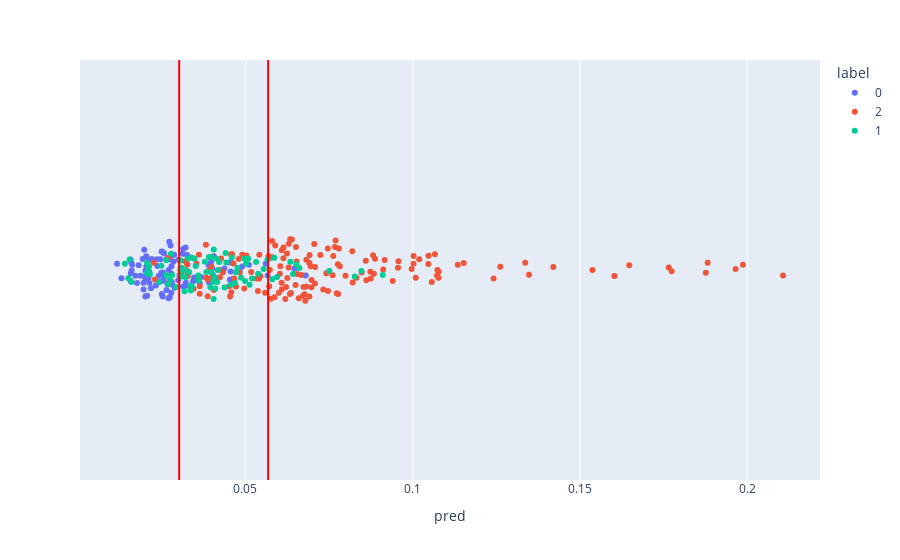

The cell this chart's notebook holds for it:
### Code cell
fig=px.strip(df_ssim, color="label", x="pred", stripmode="overlay", hover_name="identifier")
for t in thresh:
    fig.add_vline(x=t, line_color="red")
fig

### Figure 1 — Plotly figure (JSON) as saved in the notebook; plotly's stock layout.template omitted (floating-point values rounded to 4 significant figures; data arrays with more than 128 entries replaced by an {"elided": "..."} marker saying what was removed)
{"data": [{"alignmentgroup": "True", "boxpoints": "all", "fillcolor": "rgba(255,255,255,0)", "hoveron": "points", "hovertemplate": "<b>%{hovertext}</b><br><br>label=0<br>pred=%{x}<extra></extra>", "hovertext": ["sub-000159_ses-standard", "sub-000175_ses-standard", "sub-009673_ses-standard", "sub-012322_ses-standard", "sub-105822_ses-standard", "sub-108142_ses-standard", "sub-108142_ses-headmotion1", "sub-118003_ses-standard", "sub-125171_ses-standard", "sub-127867_ses-standard", "sub-136038_ses-standard", "sub-143104_ses-standard", "sub-149050_ses-standard", "sub-152686_ses-standard", "sub-152686_ses-headmotion1", "sub-169618_ses-standard", "sub-185823_ses-standard", "sub-196711_ses-standard", "sub-217720_ses-standard", "sub-219843_ses-standard", "sub-228373_ses-standard", "sub-253493_ses-standard", "sub-253493_ses-headmotion2", "sub-257563_ses-standard", "sub-257563_ses-headmotion2", "sub-275211_ses-standard", "sub-278729_ses-standard", "sub-282628_ses-standard", "sub-335448_ses-standard", "sub-337488_ses-standard", "sub-402511_ses-standard", "sub-407309_ses-standard", "sub-409228_ses-standard", "sub-436999_ses-standard", "sub-436999_ses-headmotion1", "sub-460834_ses-standard", "sub-502250_ses-standard", "sub-517724_ses-standard", "sub-561646_ses-standard", "sub-567742_ses-standard", "sub-567742_ses-headmotion1", "sub-567742_ses-headmotion2", "sub-570379_ses-standard", "sub-581638_ses-standard", "sub-599619_ses-standard", "sub-611047_ses-standard", "sub-630780_ses-standard", "sub-645865_ses-standard", "sub-652881_ses-standard", "sub-672229_ses-standard", "sub-687508_ses-standard", "sub-691641_ses-standard", "sub-691777_ses-standard", "sub-694330_ses-standard", "sub-714347_ses-standard", "sub-723372_ses-standard", "sub-754006_ses-standard", "sub-754183_ses-standard", "sub-772389_ses-standard", "sub-778481_ses-standard", "sub-788339_ses-standard", "sub-791907_ses-standard", "sub-802945_ses-standard", "sub-802945_ses-headmotion1", "sub-809320_ses-standard", "sub-830976_ses-standard", "sub-848092_ses-standard", "sub-865293_ses-standard", "sub-886764_ses-standard", "sub-890465_ses-standard", "sub-914102_ses-standard", "sub-923660_ses-standard", "sub-926536_ses-standard", "sub-938344_ses-standard", "sub-945122_ses-standard", "sub-945652_ses-standard", "sub-946200_ses-standard", "sub-987325_ses-standard", "sub-988484_ses-standard", "sub-988653_ses-standard", "sub-992121_ses-standard", "sub-992238_ses-standard", "sub-000103_ses-standard", "sub-000148_ses-standard", "sub-000149_ses-standard", "sub-003617_ses-standard", "sub-010769_ses-standard", "sub-012059_ses-standard", "sub-067018_ses-standard", "sub-132674_ses-standard", "sub-132674_ses-headmotion1", "sub-153486_ses-standard", "sub-177856_ses-standard", "sub-253306_ses-standard", "sub-258056_ses-standard", "sub-281888_ses-standard", "sub-351288_ses-standard", "sub-401697_ses-standard", "sub-453666_ses-standard", "sub-508037_ses-standard", "sub-535925_ses-standard", "sub-579247_ses-standard", "sub-669067_ses-standard", "sub-678878_ses-standard", "sub-697441_ses-standard", "sub-740606_ses-standard", "sub-750675_ses-standard", "sub-862915_ses-standard"], "legendgroup": "0", "line": {"color": "rgba(255,255,255,0)"}, "marker": {"color": "#636efa"}, "name": "0", "offsetgroup": "0", "orientation": "h", "pointpos": 0, "showlegend": true, "type": "box", "x": [0.02093, 0.01564, 0.02793, 0.01807, 0.04535, 0.0193, 0.04003, 0.02702, 0.02995, 0.02703, 0.06801, 0.0205, 0.02365, 0.02124, 0.02515, 0.02789, 0.06463, 0.02323, 0.02794, 0.02885, 0.04079, 0.0391, 0.05102, 0.02528, 0.04019, 0.02101, 0.01575, 0.03062, 0.01707, 0.02528, 0.01759, 0.03902, 0.03211, 0.02459, 0.02501, 0.01597, 0.02492, 0.02554, 0.04904, 0.02418, 0.02726, 0.02867, 0.02783, 0.03971, 0.02641, 0.02666, 0.03164, 0.01954, 0.02007, 0.04026, 0.02814, 0.02722, 0.03552, 0.04053, 0.0116, 0.0213, 0.01292, 0.03677, 0.02737, 0.033, 0.0343, 0.02529, 0.01575, 0.02033, 0.02789, 0.03277, 0.05665, 0.02006, 0.02565, 0.04368, 0.03292, 0.03267, 0.04558, 0.021, 0.02009, 0.03633, 0.022, 0.03256, 0.02062, 0.0299, 0.0276, 0.02843, 0.01863, 0.03124, 0.02351, 0.04526, 0.04642, 0.03136, 0.02037, 0.04825, 0.05605, 0.03464, 0.01611, 0.02, 0.02707, 0.02175, 0.02569, 0.01973, 0.02657, 0.03216, 0.04575, 0.03027, 0.02484, 0.01954, 0.01585, 0.02409, 0.03968, 0.03132], "x0": " ", "xaxis": "x", "y0": " ", "yaxis": "y"}, {"alignmentgroup": "True", "boxpoints": "all", "fillcolor": "rgba(255,255,255,0)", "hoveron": "points", "hovertemplate": "<b>%{hovertext}</b><br><br>label=2<br>pred=%{x}<extra></extra>", "hovertext": {"elided": "157 str values"}, "legendgroup": "2", "line": {"color": "rgba(255,255,255,0)"}, "marker": {"color": "#EF553B"}, "name": "2", "offsetgroup": "2", "orientation": "h", "pointpos": 0, "showlegend": true, "type": "box", "x": {"elided": "157 float values"}, "x0": " ", "xaxis": "x", "y0": " ", "yaxis": "y"}, {"alignmentgroup": "True", "boxpoints": "all", "fillcolor": "rgba(255,255,255,0)", "hoveron": "points", "hovertemplate": "<b>%{hovertext}</b><br><br>label=1<br>pred=%{x}<extra></extra>", "hovertext": ["sub-000175_ses-headmotion1", "sub-009673_ses-headmotion1", "sub-016504_ses-standard", "sub-127867_ses-headmotion1", "sub-127867_ses-headmotion2", "sub-152686_ses-headmotion2", "sub-196711_ses-headmotion1", "sub-217720_ses-headmotion1", "sub-217720_ses-headmotion2", "sub-219843_ses-headmotion1", "sub-253493_ses-headmotion1", "sub-257563_ses-headmotion1", "sub-261051_ses-standard", "sub-275147_ses-standard", "sub-278729_ses-headmotion1", "sub-292213_ses-standard", "sub-292213_ses-headmotion1", "sub-337488_ses-headmotion1", "sub-337488_ses-headmotion2", "sub-407309_ses-headmotion1", "sub-441269_ses-standard", "sub-441269_ses-headmotion1", "sub-441269_ses-headmotion2", "sub-460834_ses-headmotion1", "sub-517724_ses-headmotion1", "sub-549056_ses-standard", "sub-561646_ses-headmotion1", "sub-581638_ses-headmotion1", "sub-584264_ses-standard", "sub-597083_ses-standard", "sub-598630_ses-standard", "sub-599619_ses-headmotion1", "sub-599619_ses-headmotion2", "sub-607339_ses-standard", "sub-607339_ses-headmotion1", "sub-652881_ses-headmotion1", "sub-691777_ses-headmotion1", "sub-694330_ses-headmotion2", "sub-754006_ses-headmotion1", "sub-757271_ses-standard", "sub-791907_ses-headmotion1", "sub-791907_ses-headmotion2", "sub-802945_ses-headmotion2", "sub-811563_ses-standard", "sub-811563_ses-headmotion2", "sub-865293_ses-headmotion1", "sub-865293_ses-headmotion2", "sub-886764_ses-headmotion1", "sub-927452_ses-standard", "sub-927452_ses-headmotion1", "sub-927452_ses-headmotion2", "sub-938344_ses-headmotion1", "sub-945122_ses-headmotion1", "sub-988484_ses-headmotion1", "sub-988653_ses-headmotion1", "sub-988653_ses-headmotion2", "sub-992121_ses-headmotion1", "sub-992121_ses-headmotion2", "sub-000103_ses-headmotion1", "sub-000183_ses-standard", "sub-000183_ses-headmotion1", "sub-003617_ses-headmotion1", "sub-012059_ses-headmotion2", "sub-067018_ses-headmotion1", "sub-067018_ses-headmotion2", "sub-177856_ses-headmotion1", "sub-253306_ses-headmotion1", "sub-281888_ses-headmotion1", "sub-351288_ses-headmotion1", "sub-351288_ses-headmotion2", "sub-424015_ses-standard", "sub-453666_ses-headmotion1", "sub-468609_ses-standard", "sub-508037_ses-headmotion1", "sub-535925_ses-headmotion1", "sub-567551_ses-standard", "sub-579247_ses-headmotion1", "sub-654178_ses-standard", "sub-654178_ses-headmotion1", "sub-669067_ses-headmotion1", "sub-678878_ses-headmotion1", "sub-740606_ses-headmotion1"], "legendgroup": "1", "line": {"color": "rgba(255,255,255,0)"}, "marker": {"color": "#00cc96"}, "name": "1", "offsetgroup": "1", "orientation": "h", "pointpos": 0, "showlegend": true, "type": "box", "x": [0.02625, 0.03313, 0.02059, 0.0391, 0.05018, 0.02735, 0.02632, 0.0304, 0.03053, 0.03985, 0.04406, 0.04212, 0.03058, 0.02087, 0.02488, 0.01499, 0.02116, 0.09105, 0.05942, 0.0661, 0.03117, 0.05199, 0.05122, 0.02922, 0.04986, 0.0634, 0.08267, 0.06423, 0.05079, 0.03083, 0.01537, 0.0321, 0.03512, 0.01592, 0.02688, 0.03402, 0.04761, 0.03787, 0.02807, 0.02145, 0.04132, 0.03948, 0.03369, 0.03831, 0.05545, 0.02777, 0.05802, 0.03471, 0.03291, 0.04687, 0.05318, 0.04042, 0.04049, 0.04376, 0.04176, 0.04049, 0.0318, 0.0334, 0.03975, 0.01395, 0.02058, 0.05381, 0.05864, 0.04426, 0.0487, 0.04156, 0.03592, 0.04974, 0.03191, 0.03595, 0.02422, 0.03376, 0.04566, 0.08467, 0.06523, 0.04059, 0.07507, 0.04052, 0.05659, 0.04098, 0.04593, 0.04715], "x0": " ", "xaxis": "x", "y0": " ", "yaxis": "y"}], "layout": {"boxmode": "overlay", "legend": {"title": {"text": "label"}, "tracegroupgap": 0}, "margin": {"t": 60}, "shapes": [{"line": {"color": "red"}, "type": "line", "x0": 0.05677, "x1": 0.05677, "xref": "x", "y0": 0, "y1": 1, "yref": "y domain"}, {"line": {"color": "red"}, "type": "line", "x0": 0.03017, "x1": 0.03017, "xref": "x", "y0": 0, "y1": 1, "yref": "y domain"}], "xaxis": {"anchor": "y", "domain": [0, 1], "title": {"text": "pred"}}, "yaxis": {"anchor": "x", "domain": [0, 1]}}}
